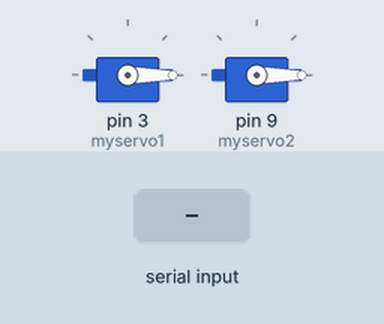
Simulated run of this sketch. Board: Arduino Uno, built with avr-gcc and run on an emulated ATmega328P. Parts: 2 × servo. The inputs (shaded band) are chosen by the test bench.

Above: at 1.2 s.
1.3 s: "1" received over Serial
At 1.9 s:
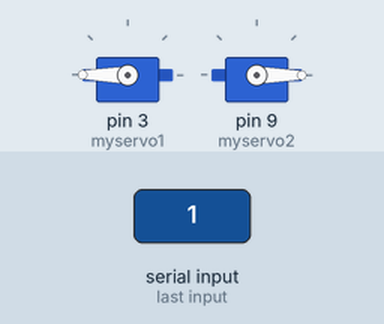
Timing chart, 0 to 7.8 s (numbered marks = the images above; inputs shaded):
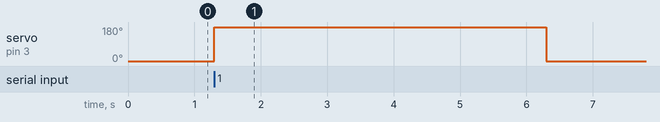

The sketch:

Servo_serial.ino
```cpp
#include <Servo.h>
Servo myservo1;
Servo myservo2;

void setup() {
  // put your setup code here, to run once:
Serial.begin(115200);
myservo1.attach(3);
myservo2.attach(9);
myservo1.write(0);
myservo2.write(0);

}


void loop() {
  if (Serial.available() > 0) { // Check if data is available to read
    char receivedChar = Serial.read(); // Read the incoming byte

    if (receivedChar == '1') {
      // Move the servo to position for '1'
      myservo1.write(180);
      myservo2.write(0);
       // Adjust the angle as per your servo requirements
      delay(5000);
      myservo1.write(0);
 // Delay for stability
    } else if (receivedChar == '2') {
      // Move the servo to position for '0'
      myservo1.write(0);
      myservo2.write(180);
       // Adjust the angle as per your servo requirements
      delay(5000);
      myservo2.write(0);

       // Delay for stability
    }
  }
}
```

Measured:
- after the input at 1.3 s, servo on pin 3 (myservo1): 0° → 180° at once, → 0° 5.0 s later
